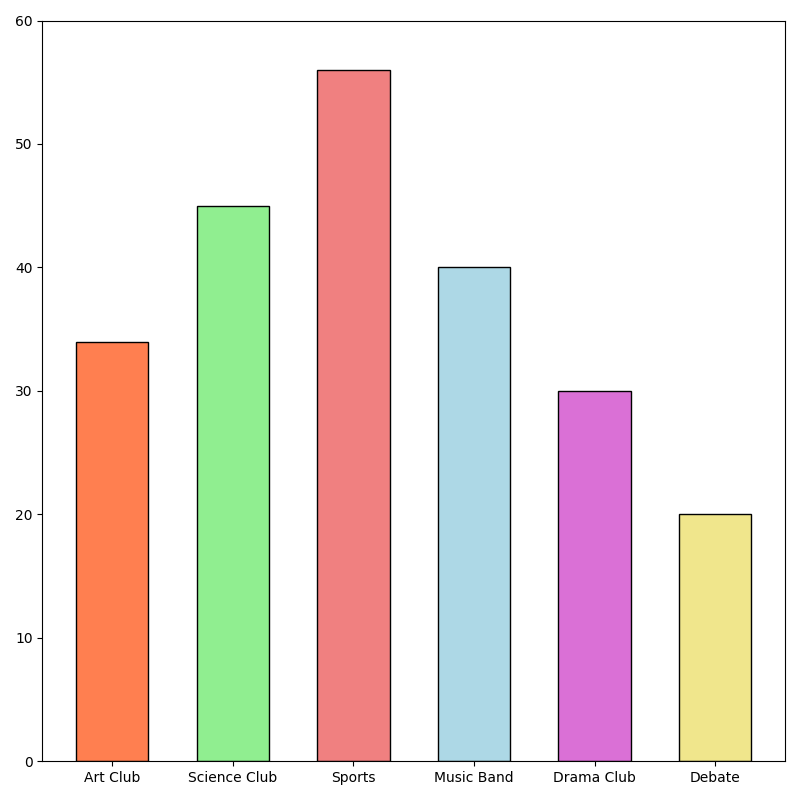

This chart was generated by the following Python code:
import matplotlib.pyplot as plt

# Data for the bar chart (number of students)
activities = ['Art Club', 'Science Club', 'Sports', 'Music Band', 'Drama Club', 'Debate']
participation_counts = [34, 45, 56, 40, 30, 20]

# Create a figure with a single subplot
fig, ax1 = plt.subplots(figsize=(8, 8))

# New set of colors
colors = ['coral', 'lightgreen', 'lightcoral', 'lightblue', 'orchid', 'khaki']

# Plotting the bar chart with new colors
bars = ax1.bar(activities, participation_counts, color=colors, edgecolor='black', width=0.6)
ax1.set_ylim(0, 60)

plt.tight_layout()
plt.show()
